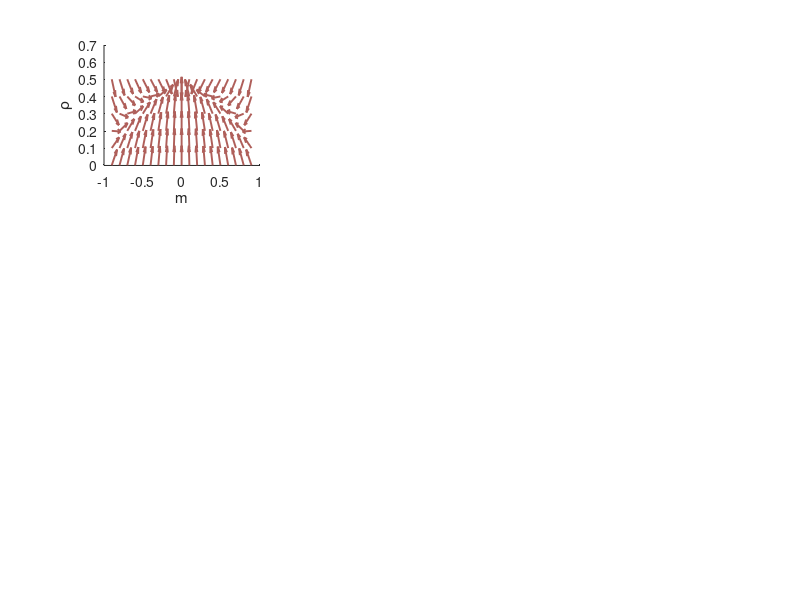

The MATLAB source for this figure: (Note: this script raises an error after producing the figure.)
%% phase portaits in (m, rho)-plane
clear

% define coupled differential equations as functions

% magnetism
dm_dt = @(p, q, rho, n_plus, n_minus) 2.*(1-p).*( -n_plus.*(rho./(2.*n_plus)).^q + ...
    n_minus.*(rho./(2.*n_minus)).^q );

% active edge density
drho_dt = @(p, q, rho, n_plus, n_minus, k_avg) (2./k_avg).*( -p.*( n_plus.*(rho./(2.*n_plus)).^q + n_minus.*(rho./(2.*n_minus)).^q ) + ...
    (1-p).*( n_plus .* ( rho./(2*n_plus) ).^q ).*(k_avg - 2.*q - 2.*(k_avg - q).*(rho./(2.*n_plus)) ) + ...
    (1-p).*( n_minus .* ( rho./(2*n_minus) ).^q ).*(k_avg - 2.*q - 2.*(k_avg - q).*(rho./(2.*n_minus)) ) );

% initialise variables
p_vec = [0.2, 0.78, 0.9];
q_vec = [0.5, 1, 2];
k_avg = 8;

% initialise counter for subplot placement
counter = 0;

% loop over q values
for i = 1:length(q_vec)

    % update current q value
    q = q_vec(i);

    % loop over p values
    for j = 1:length(p_vec)

        % update current p value
        p = p_vec(j);

        % define mesh of m and rho values
        [m, rho] = meshgrid(-1:0.1:1, 0.001:0.1:0.501);

        % evaluate dm/dt and drho/dt vectors over mesh for current p and q
        dm = dm_dt(p, q, rho, 0.5.*(1+m), 0.5.*(1-m));
        drho = drho_dt(p, q, rho, 0.5.*(1+m), 0.5.*(1-m), k_avg);

        % calculate magnitudes of vectors
        magnitude = sqrt(dm.^2 + drho.^2);

        % normalize to unit vectors
        dm_unit = dm ./ magnitude; % m-direction
        drho_unit = drho ./ magnitude; % rho-direction

        % set desired length for all arrows
        arrow_length = 4; % can adjust size here
        dm_plot = dm_unit * arrow_length;
        drho_plot = drho_unit * arrow_length;

        % evaluate rho* for current p and q
        rho_star = ( (1 - p)*(k_avg - 2*q) - p ) / ( 2*(1-p)*(k_avg - q) );

        % update counter
        counter = counter + 1;

        % plot the arrows
        figure(1);
        set(gca,'fontsize',16)
        subplot(3,3,counter)
        hold on
        quiver(m, rho, dm_plot, drho_plot, 'LineWidth', 1.4, 'Color','#AF5F5A');
        xlabel('m');
        ylabel('\rho');

        if (p == p_vec(1)) && (q == q_vec(1))

            % plot predicted stabilities of steady states
            xline(0, 'k', 'LineWidth', 2)
            plot(-1,0, 'ko', 'MarkerSize', 16, 'LineWidth', 2)
            plot(1,0, 'ko', 'MarkerSize', 16, 'LineWidth', 2)
            plot(0,rho_star, 'k.', 'MarkerSize', 50)
            plot(0,0, 'ko', 'MarkerSize', 16, 'LineWidth', 2)

            ode_fun = @(t,y) [ dm_dt(p, q, y(2), 0.5.*(1+y(1)), 0.5.*(1-y(1))); drho_dt(p, q, y(2), 0.5.*(1+y(1)), 0.5.*(1-y(1)), k_avg)];

            % plot separatrices
            initial_condition = [-0.99, 0.01]; % (m, rho)
            tspan = [0 10];
            [t,y] = ode45(ode_fun,tspan,initial_condition);
            plot(y(:,1),y(:,2), 'k', 'LineWidth', 2)

            initial_condition = [0.99, 0.01]; % (m, rho)
            tspan = [0 10];
            [t,y] = ode45(ode_fun,tspan,initial_condition);
            plot(y(:,1),y(:,2), 'k', 'LineWidth', 2)
            axis([-1 1 0 0.5])
            title(sprintf('p1 < pc, q = %.2f', q))

        elseif (p == p_vec(1)) && (q == q_vec(2))

            % plot predicted stabilities of steady states
            xline(0, 'k', 'LineWidth', 2)

            ode_fun = @(t,y) [ dm_dt(p, q, y(2), 0.5.*(1+y(1)), 0.5.*(1-y(1))); drho_dt(p, q, y(2), 0.5.*(1+y(1)), 0.5.*(1-y(1)), k_avg)];

            % run model and plot end points
            initial_conditions = [linspace(-0.999,0.999,100);linspace(0,0.5,100)]; % (m, rho)
            tspan = [0 100];

            for i = 1:length(initial_conditions)
                initial_condition = [initial_conditions(1, i), initial_conditions(2, i)];
                [t,y] = ode45(ode_fun,tspan,initial_condition);
                y_plot(i, 1:2) = [y(end, 1), y(end, 2)];
            end

            plot(y_plot(:,1),y_plot(:,2), 'k', 'LineWidth', 2)
            axis([-1 1 0 0.5])
            title(sprintf('p1 < pc, q = %.2f', q))

        elseif (p == p_vec(1)) && (q == q_vec(3))

            % plot predicted stabilities of steady states
            xline(0, 'k', 'LineWidth', 2)
            plot(-1,0, 'k.', 'MarkerSize', 50)
            plot(1,0, 'k.', 'MarkerSize', 50)
            plot(0,rho_star, 'ko', 'MarkerSize', 16, 'LineWidth', 2)
            plot(0,0, 'ko', 'MarkerSize', 16, 'LineWidth', 2)

            ode_fun = @(t,y) [ dm_dt(p, q, y(2), 0.5.*(1+y(1)), 0.5.*(1-y(1))); drho_dt(p, q, y(2), 0.5.*(1+y(1)), 0.5.*(1-y(1)), k_avg)];

            % plot separatrices
            initial_condition = [-0.01, 0.3125]; % (m, rho)
            tspan = [0 100];
            [t,y] = ode45(ode_fun,tspan,initial_condition);
            plot(y(:,1),y(:,2), 'k', 'LineWidth', 2)

            initial_condition = [0.01, 0.3125]; % (m, rho)
            tspan = [0 100];
            [t,y] = ode45(ode_fun,tspan,initial_condition);
            plot(y(:,1),y(:,2), 'k', 'LineWidth', 2)
            axis([-1 1 0 0.5])
            title(sprintf('p1 < pc, q = %.2f', q))

        elseif (p == p_vec(2)) && (q == q_vec(1))

            % plot predicted stabilities of steady states
            xline(0, 'k', 'LineWidth', 2)
            plot(-1,0, 'ko', 'MarkerSize', 16, 'LineWidth', 2)
            plot(1,0, 'ko', 'MarkerSize', 16, 'LineWidth', 2)
            plot(0,rho_star, 'k.', 'MarkerSize', 50)
            plot(0,0, 'ko', 'MarkerSize', 16, 'LineWidth', 2)

            ode_fun = @(t,y) [ dm_dt(p, q, y(2), 0.5.*(1+y(1)), 0.5.*(1-y(1))); drho_dt(p, q, y(2), 0.5.*(1+y(1)), 0.5.*(1-y(1)), k_avg)];

            % plot separatrices
            initial_condition = [-0.99, 0.01]; % (m, rho)
            tspan = [0 4000];
            [t,y] = ode45(ode_fun,tspan,initial_condition);
            plot(y(:,1),y(:,2), 'k', 'LineWidth', 2)

            initial_condition = [0.99, 0.01]; % (m, rho)
            tspan = [0 4000];
            [t,y] = ode45(ode_fun,tspan,initial_condition);
            plot(y(:,1),y(:,2), 'k', 'LineWidth', 2)
            axis([-1 1 0 0.5])
            title(sprintf('p2 < pc, q = %.2f', q))

        elseif (p == p_vec(2)) && (q == q_vec(2))

            % plot predicted stabilities of steady states
            xline(0, 'k', 'LineWidth', 2)

            ode_fun = @(t,y) [ dm_dt(p, q, y(2), 0.5.*(1+y(1)), 0.5.*(1-y(1))); drho_dt(p, q, y(2), 0.5.*(1+y(1)), 0.5.*(1-y(1)), k_avg)];

            % run model and plot end points
            initial_conditions = [linspace(-0.999,0.999,100);linspace(0,0.5,100)]; % (m, rho)
            tspan = [0 100];

            for i = 1:length(initial_conditions)
                initial_condition = [initial_conditions(1, i), initial_conditions(2, i)];
                [t,y] = ode45(ode_fun,tspan,initial_condition);
                y_plot(i, 1:2) = [y(end, 1), y(end, 2)];
            end

            plot(y_plot(:,1),y_plot(:,2), 'k', 'LineWidth', 2)
            axis([-1 1 0 0.5])
            title(sprintf('p2 < pc, q = %.2f', q))

        elseif (p == p_vec(2)) && (q == q_vec(3))

            % plot predicted stabilities of steady states
            xline(0, 'k', 'LineWidth', 2)
            plot(-1,0, 'k.', 'MarkerSize', 50)
            plot(1,0, 'k.', 'MarkerSize', 50)
            plot(0,rho_star, 'ko', 'MarkerSize', 16, 'LineWidth', 2)
            plot(0,0, 'ko', 'MarkerSize', 16, 'LineWidth', 2)

            ode_fun = @(t,y) [ dm_dt(p, q, y(2), 0.5.*(1+y(1)), 0.5.*(1-y(1))); drho_dt(p, q, y(2), 0.5.*(1+y(1)), 0.5.*(1-y(1)), k_avg)];

            % plot separatrices
            initial_condition = [-0.01, 0.0379]; % (m, rho)
            tspan = [0 40000];
            [t,y] = ode45(ode_fun,tspan,initial_condition);
            plot(y(:,1),y(:,2), 'k', 'LineWidth', 2)

            initial_condition = [0.01, 0.0379]; % (m, rho)
            tspan = [0 40000];
            [t,y] = ode45(ode_fun,tspan,initial_condition);
            plot(y(:,1),y(:,2), 'k', 'LineWidth', 2)
            axis([-1 1 0 0.5])
            title(sprintf('p2 < pc, q = %.2f', q))

        elseif ( (p == p_vec(3)) && (q == q_vec(1)) ) || ( (p == p_vec(3)) && (q == q_vec(2)) ) || ( (p == p_vec(3)) && (q == q_vec(3)) )

            % plot predicted stabilities of steady states
            xline(0, 'k', 'LineWidth', 2)
            plot(0,0, 'k.', 'MarkerSize', 50)
            axis([-1 1 0 0.5])
            title(sprintf('p3 > pc, q = %.2f', q))

        end
    end
end

set(gca,'fontsize',16)


%% phase portait in (m, rho)-plane for p = pc case
clear

% define coupled differential equations
dm_dt = @(p, q, rho, n_plus, n_minus) 2.*(1-p).*( -n_plus.*(rho./(2.*n_plus)).^q + ...
    n_minus.*(rho./(2.*n_minus)).^q );

drho_dt = @(p, q, rho, n_plus, n_minus, k_avg) (2./k_avg).*( -p.*( n_plus.*(rho./(2.*n_plus)).^q + n_minus.*(rho./(2.*n_minus)).^q ) + ...
    (1-p).*( n_plus .* ( rho./(2*n_plus) ).^q ).*(k_avg - 2.*q - 2.*(k_avg - q).*(rho./(2.*n_plus)) ) + ...
    (1-p).*( n_minus .* ( rho./(2*n_minus) ).^q ).*(k_avg - 2.*q - 2.*(k_avg - q).*(rho./(2.*n_minus)) ) );

% initialise variables
q_vec = [0.5, 1, 2];
k_avg = 8;

% initialise counter for subplot placement
counter = 0;

% loop over q values
for i = 1:length(q_vec)

    % update current q value
    q = q_vec(i);

    % evaluate corresponding p value, where p = pc
    p = (k_avg - 2*q) / (1 + k_avg - 2*q);

    % define mesh of m and rho values
    [m, rho] = meshgrid(-1:0.1:1, 0.001:0.1:0.501);

    % evaluate dm/dt and drho/dt vectors over mesh for current p and q
    dm = dm_dt(p, q, rho, 0.5.*(1+m), 0.5.*(1-m));
    drho = drho_dt(p, q, rho, 0.5.*(1+m), 0.5.*(1-m), k_avg);

    % calculate magnitudes of vectors
    magnitude = sqrt(dm.^2 + drho.^2);

    % normalize to unit vectors
    dm_unit = dm ./ magnitude; % unit vector in the m-direction
    drho_unit = drho ./ magnitude; % unit vector in the rho-direction

    % set desired length for all arrows
    arrow_length = 4; % can adjust
    dm_plot = dm_unit * arrow_length;
    drho_plot = drho_unit * arrow_length;

    % evaluate rho* for current p and q
    rho_star = ( (1 - p)*(k_avg - 2*q) - p ) / ( 2*(1-p)*(k_avg - q) );

    % update counter
    counter = counter + 1;

    % plot the arrows
    figure(2);
    set(gca,'fontsize',14)
    subplot(1,3,counter)
    hold on
    quiver(m, rho, dm_plot, drho_plot, 'LineWidth', 1.4, 'Color','#AF5F5A');
    xlabel('m');
    ylabel('\rho');

    xline(0, 'k', 'LineWidth', 2)
    plot(0,rho_star, 'k.', 'MarkerSize', 50)
    axis([-1 1 0 0.5])
    title(sprintf('p = pc, q = %.2f', q))

end

set(gca,'fontsize',14)
